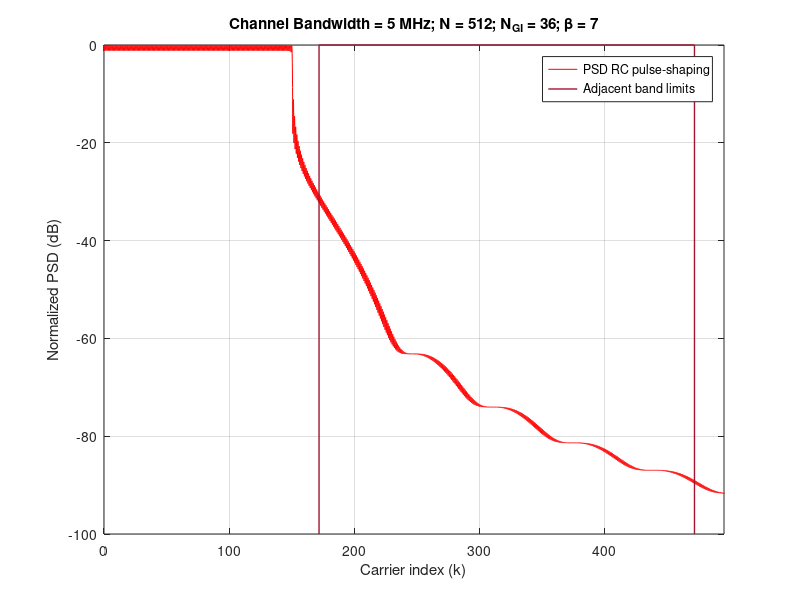

MATLAB code for this plot:
clear,
%% %%%%%%%%%%%%%%%%%%%%%%%%%%%%%%%%%%%%%%%%%%%%%%%%%%%%%%%%%%
% %                 LOAD THE PARAMETERS                   % %
%%%%%%%%%%%%%%%%%%%%%%%%%%%%%%%%%%%%%%%%%%%%%%%%%%%%%%%%%% %%
addpath('../../data/Table2')
load('Table2_Parameters_for_RC_pulse_ChBw_5_MHz_N_512_NGI_36_b_7.mat');

Fsob = OFDM_param.Fsob; % Upsampling factor 
% Upsample in time-domain
N = OFDM_param.N*Fsob;
Ngi = OFDM_param.Ngi*Fsob;
b = (OFDM_param.b+1)*Fsob-1;
L = OFDM_param.L*Fsob;
Ms = OFDM_param.Ms;
g = OFDM_param.g;
us = OFDM_param.us;
ue = OFDM_param.ue;

ur = us + ue;

% Pd = GenPulse_param.Pd;
Pd_todas = GenPulse_param.Pd_todas;
% Paic = GenPulse_param.Paic;
% Ptk = GenPulse_param.Ptk;
% R_aic = GenPulse_param.R_aic;
% R_tk = GenPulse_param.R_tk;
% NexTemp = GenPulse_param.NexTemp;
% cell_coef_lim = GenPulse_param.cell_coef_lim;

adj_band_y = Adj_bands.adj_band_y;
left_adj_band_x = Adj_bands.left_adj_band_x;
right_adj_band_x = Adj_bands.right_adj_band_x;



%% %%%%%%%%%%%%%%%%%%%%%%%%%%%%%%%%%%%%%%%%%%%%%%%%%%%%%%%%%%
%            OBTAIN THE PULSES IN THE SCENARIO            % %
%%%%%%%%%%%%%%%%%%%%%%%%%%%%%%%%%%%%%%%%%%%%%%%%%%%%%%%%%% %%

vn=(0:L+b-1)'-Ngi;  % Dicrete time axis vector
p_k_conv = exp(1j*(2*pi/N)*repmat(vn,1,length(Pd_todas)).*repmat(Pd_todas.',length(vn),1)).*repmat(g.',1,length(Pd_todas));




%% %%%%%%%%%%%%%%%%%%%%%%%%%%%%%%%%%%%%%%%%%%%%%%%%%%%%%%%%%%
% %     REPRESENTATION OF THE PULSES IN THE SCENARIO      % %
%%%%%%%%%%%%%%%%%%%%%%%%%%%%%%%%%%%%%%%%%%%%%%%%%%%%%%%%%% %%

% Obtain the PSD

P_k = fft(p_k_conv,N*Ms);
psd_P = fftshift(sum(abs(P_k).^2,2));

x = (-N*Ms/2:N*Ms/2-1)/(Ms);
indices = find(ismember(x,[-N/2,N/2-1]));
indices = indices(1):1:indices(2);

% y_h = 10*log10(psd_H/max(psd_H));
y_p = 10*log10(psd_P/max(psd_P));

% Table 2
figure,
plot(x(indices),y_p(indices), 'DisplayName', 'PSD RC pulse-shaping', 'Color', 'r');hold on; grid on;
plot(left_adj_band_x, adj_band_y, 'DisplayName', 'Adjacent band limits', 'Color', "#A2142F", 'Linewidth', 1);
plot(right_adj_band_x, adj_band_y, 'HandleVisibility','off', 'Color', "#A2142F", 'Linewidth', 1);
xlabel('Carrier index (k)'); ylabel('Normalized PSD (dB)'); legend('show')
xlim([0, (right_adj_band_x(end))*1.05]); ylim([-100,0])
title(['Channel Bandwidth = 5 MHz; N = 512; N_{GI} = 36; \beta = 7'])

